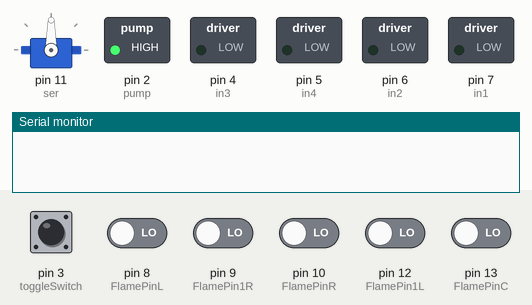
Simulated run of this sketch. Board: Arduino Uno, built with avr-gcc and run on an emulated ATmega328P. On the bench: servo, switched loads named in the sketch (green lamp = pin HIGH), the last lines printed to the serial monitor. The test bench sets the inputs (shaded band); at power-on: pin 3 (toggleSwitch), pin 8 (FlamePinL), pin 9 (FlamePin1R), pin 10 (FlamePinR), pin 12 (FlamePin1L), pin 13 (FlamePinC) LOW.

Above: at 1.2 s.
1.3 s: pin 3 (toggleSwitch) pulled HIGH for 0.15 s
At 3.1 s:
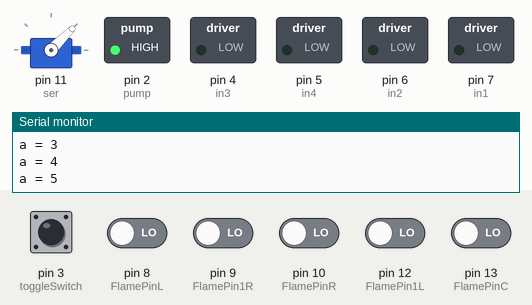
3.9 s: pin 8 (FlamePinL) driven HIGH
At 4.8 s:
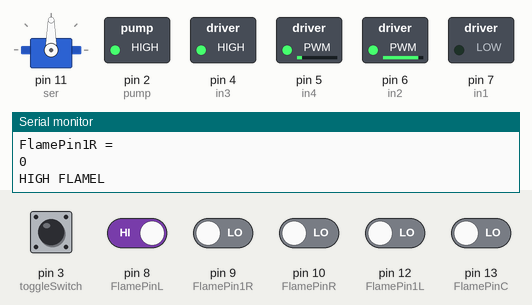
5.5 s: pin 13 (FlamePinC) driven HIGH
At 6.4 s:
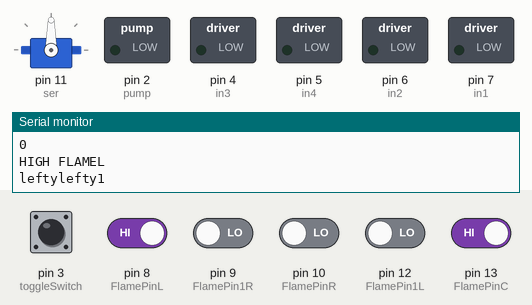
7.5 s: pin 13 (FlamePinC) driven LOW
At 8.8 s:
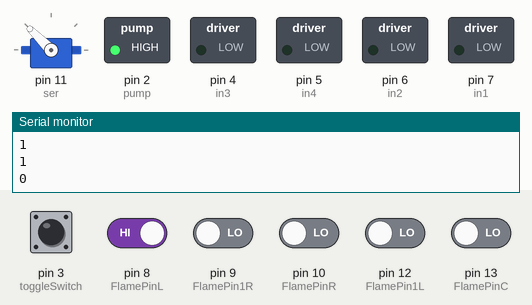
10.5 s: pin 3 (toggleSwitch) pulled HIGH for 1 s
At 11.3 s:
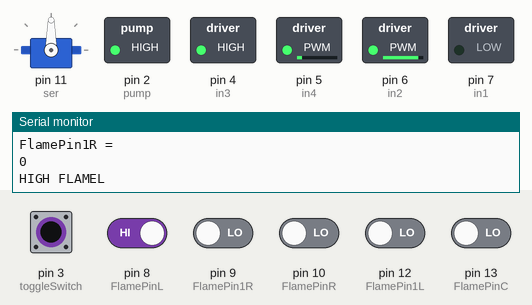
Timing chart, 0 to 13.5 s (numbered marks = the images above; inputs shaded):
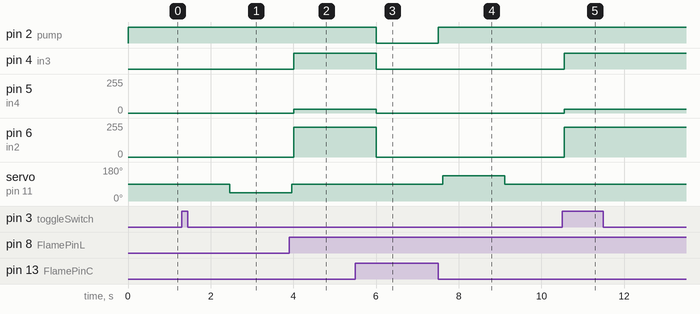

Measured:
- after the input at 1.3 s, servo on pin 11 (ser): 90° → 45° after 1.2 s
- after the input at 3.9 s, pin 4 (in3): LOW → HIGH after 0.11 s; pin 5 (in4): 0/255 → 30/255 after 0.11 s; pin 6 (in2): 0/255 → 225/255 after 0.11 s; servo on pin 11 (ser): 45° → 90° after 0.06 s
- after the input at 5.5 s, pin 2 (pump), pin 4 (in3): HIGH → LOW after 0.51 s; pin 5 (in4): 30/255 → 0/255 after 0.51 s; pin 6 (in2): 225/255 → 0/255 after 0.51 s
- after the input at 7.5 s, pin 2 (pump): LOW → HIGH at once; servo on pin 11 (ser): 90° → 135° after 0.11 s, → 90° 1.5 s later
- after the input at 10.5 s, pin 4 (in3): LOW → HIGH after 0.05 s; pin 5 (in4): 0/255 → 30/255 after 0.05 s; pin 6 (in2): 0/255 → 225/255 after 0.05 s

The sketch:

Fire_Fighting_Robot_FrankFrankenstein.ino
```cpp
#include <ezButton.h>
#include <Servo.h>
#include <NewPing.h>
ezButton toggleSwitch(3);
int pos = 0;
int pump=2;
int ser=11;
Servo servo_motor;
//flame initialize

int FlamePinL = 8;
int FlameL;
int FlamePin1L = 12;
int Flame1L;
int FlamePinC = 13;
int FlameC;
int FlamePin1R = 9;
int Flame1R;
int FlamePinR = 10;
int FlameR;

//ultrasonic initialize


int trigPinL = A5;
int echoPinL = A4;

int trigPin = A3;
int echoPin = A2;

int trigPinR = A1;
int echoPinR = A0;
int maximumcm = 500;

NewPing sonarL(trigPinL, echoPinL, maximumcm);
NewPing sonar(trigPin, echoPin, maximumcm);
NewPing sonarR(trigPinR, echoPinR, maximumcm);


//motor initialize
int in4 = 5;
int in3 = 4;
int in2 = 6;
int in1 = 7;
int cmC;
int cmR;
int cmL;
int a=0;

//setup code here
void setup()
{
 pinMode(pump, OUTPUT);
 digitalWrite(pump,LOW);
  pinMode(trigPinL, OUTPUT);
  pinMode(echoPinL, INPUT);

  pinMode(trigPin, OUTPUT);
  pinMode(echoPin, INPUT);

  pinMode(trigPinR, OUTPUT);
  pinMode(echoPinR, INPUT);

  pinMode(in1, OUTPUT);
  pinMode(in2, OUTPUT);
  pinMode(in3, OUTPUT);
  pinMode(in4, OUTPUT);


  pinMode(FlamePinL, INPUT);
  pinMode(FlamePin1L, INPUT);
  pinMode(FlamePinC, INPUT);
  pinMode(FlamePinR, INPUT);
  pinMode(FlamePin1R, INPUT);

  servo_motor.attach(ser);

  Serial.begin(9600);

}
int iC=0;
int iL=0;
int iR=0;
void loop()
{
  if(digitalRead(3)==HIGH)
  {
 // Hardreset();

   Serial.print("start");

      FlameL = digitalRead(FlamePinL);
      Flame1L = digitalRead(FlamePin1L);
      FlameC = digitalRead(FlamePinC);
      FlameR = digitalRead(FlamePinR);
      Flame1R = digitalRead(FlamePin1R);
    if((FlameC==1)||(FlameL==1)||(Flame1L==1)||(FlameR==1)||(Flame1R==1) )
    {     Serial.print("phase1");
      detectfire();
    }
    else
    {
      for(int i=0;i<=10;i++)
      { Serial.print("phase2");
        detectfire();
        Serial.print("phase3");
      //Move();
        //delay(10);
        Serial.print("i = ");Serial.println(i);
       // if(cmC==0){Serial.print("cmC = ");Serial.println(cmC);Serial.print("iC = ");iC++;Serial.println(iC);}
      //  if(cmL==0){Serial.print("cmL = ");Serial.println(cmL);Serial.print("iL = ");iL++;Serial.println(iL);}
     //   if(cmR==0){Serial.print("cmR = ");Serial.println(cmR);Serial.print("iR = ");iR++;Serial.println(iR);}
      }
      Stop();
     Serial.print("phase4");

       digitalWrite(pump,HIGH);
      servo();
      Serial.print("phase5");
    }
  }
  else if(digitalRead(3)==LOW)
  {
   reset();
  }
}


//functions

//Function to move servo
void servo()
{
      a=0;
      FlameL = digitalRead(FlamePinL);
      Flame1L = digitalRead(FlamePin1L);
      FlameC = digitalRead(FlamePinC);
      FlameR = digitalRead(FlamePinR);
      Flame1R = digitalRead(FlamePin1R);

      while(((FlameC== 0)&&(FlameL== 0)&&(Flame1L== 0)&&(FlameR== 0)&&(Flame1R==0))&&(a<80))
      {

        servo_motor.write(45);
        delay(100);
        Serial.print("a = ");Serial.println(a);
        a++;
        servo_motor.write(90);
        delay(0.0125);

        FlameL = digitalRead(FlamePinL);
        Flame1L = digitalRead(FlamePin1L);
        FlameC = digitalRead(FlamePinC);
        FlameR = digitalRead(FlamePinR);
        Flame1R = digitalRead(FlamePin1R);
      }
      if(a>=79)
      {
        servo_motor.write(135);
        delay(7800);
        a=0;
        Serial.println(a);
        servo_motor.write(90);
        delay(0.0125);
      }
      else
      {
        Stop();
       detectfire();
       digitalWrite(pump,HIGH);delay(1);
       servo_motor.write(90);
       delay(100);
       servo_motor.write(135);
       delay(a*100);
       servo_motor.write(90);
       delay(1);
       a=0;
      }
}

//Function to move robot
void Move()
{
  delay(50);
  cmC = readPing();Serial.print("cmC = ");Serial.println(cmC);
  delay(50);
  cmL = readPingL();Serial.print("cmL = ");Serial.println(cmL);
  delay(50);
  cmR = readPingR();Serial.print("cmR = ");Serial.println(cmR);
  while((cmC==0)||(cmL==0)||(cmR==0))
  {
    Stop();
    cmC = readPing();
    cmL = readPingL();
    cmR = readPingR();
    Serial.print("loop");
  }
  if ( cmC < 50 )
  {
    Stop();
    delay(500);
    Backward();
    delay(100);
    if(cmL>cmR)
    {
      Left();Serial.println("BackwardR");
      delay(100);
    }
    else
    {
      Right();Serial.println("BackwardL");
      delay(100);
    }
    Stop();
  }
  else if (cmR < 40 )
  {
    Stop();
    delay(100);
    Left();Serial.println("Left");
    delay(100);
    Stop();
  }
  else if (cmL <40)
  {
    Stop();
    delay(100);
    Right();Serial.println("Right");
    delay(100);
    Stop();
  }
  else
  {
    Forward();Serial.println("forward");
    delay(100);

  }
}

//Function to stop robot
void Stop()
{
  digitalWrite(in1, LOW);
  digitalWrite(in3, LOW);
  analogWrite(in2, 0);
  analogWrite(in4, 0);
  return;
}
//Function to move forward robot
void Forward()
{
  digitalWrite(in1,LOW);
  digitalWrite(in3,LOW);
  analogWrite(in2, 128);
  analogWrite(in4, 128);
  delay(100);
  return;
}
//Function to move backwards robot
void Backward()
{
  digitalWrite(in1,HIGH);
  digitalWrite(in3, HIGH);
  analogWrite(in2, 128);
  analogWrite(in4, 128);
  delay(500);
  return;
}


//Function to move Right robot
void Right()
{
  digitalWrite(in1, HIGH);
  digitalWrite(in3,LOW);
  analogWrite(in2, 30);//50
  analogWrite(in4, 225);//205
  delay(5000);
  return;
}
//Function to move Left robot
void Left()
{
  digitalWrite(in1, LOW);
  digitalWrite(in3,HIGH);
  analogWrite(in2, 225);//200
  analogWrite(in4, 30);//50
  delay(5000);
  return;
}
void RightFire()
{
  digitalWrite(in1, HIGH);
  digitalWrite(in3,LOW);
  analogWrite(in2, 30);//50
  analogWrite(in4, 225);//205
  delay(1000);
  return;
}
//Function to move Left robot
void LeftFire()
{
  digitalWrite(in1, LOW);
  digitalWrite(in3,HIGH);
  analogWrite(in2, 225);//200
  analogWrite(in4, 30);//50
  delay(1000);
  return;
}
//Function to reset robot
void reset()
{
  Stop();
   digitalWrite(pump,HIGH);
   delay(1);
  servo_motor.write(90);
  delay(1);
}
//
int readPing()
{
  int cm = sonar.ping_cm();
  delay(100);
  return cm;

}
//
int readPingL()
{
  int cm = sonarL.ping_cm();
  return cm;
}
//
int readPingR()
{
  int cm = sonarR.ping_cm();
  delay(100);
  return cm;
}
//
void detectfire()
{
    FlameL = digitalRead(FlamePinL);Serial.println("FlamePinL = ");Serial.println( FlameL );
    Flame1L = digitalRead(FlamePin1L);Serial.println("FlamePin1L = ");Serial.println( Flame1L );
    FlameC = digitalRead(FlamePinC); Serial.println("FlamePinC = ");Serial.println(FlameC);
    FlameR = digitalRead(FlamePinR);Serial.println("FlamePinR = ");Serial.println( FlameR );
    Flame1R = digitalRead(FlamePin1R);Serial.println("FlamePin1R = ");Serial.println( Flame1R );
  //delay(5000);
   if (FlameC== 1)
  {
    Serial.println("HIGH FLAMEC");
   Stop();
   while(FlameC==1)
   {
    FlameC = digitalRead(FlamePinC); Serial.println(FlameC);
 digitalWrite(pump,LOW);
 delay(500);

 FlameC = digitalRead(FlamePinC); Serial.println(FlameC);
    }digitalWrite(pump,HIGH);delay(1);
  }

  else if(FlameL== 1 )
  { Serial.println("HIGH FLAMEL");
  Stop();
    while(FlameC==0)
    {
      FlameL = digitalRead(FlamePinL);
      LeftFire();Serial.print("lefty");
      FlameC = digitalRead(FlamePinC);
       if(FlameC==1){Stop();}
    }
    while(FlameC==1)
   {
    FlameC = digitalRead(FlamePinC); Serial.println(FlameC);
  digitalWrite(pump,LOW);
  delay(500);

 FlameC = digitalRead(FlamePinC);
 Serial.println(FlameC);
    }digitalWrite(pump,HIGH);delay(1);
    }

   else if(Flame1L== 1 )
  { Serial.println("HIGH FLAME1L");
 Stop();
    while(FlameC==0)
    {
      Flame1L = digitalRead(FlamePin1L);
      LeftFire();Serial.print("lefty1");
      FlameC = digitalRead(FlamePinC);
       if(FlameC==1){Stop();}
    }
    while(FlameC==1)
   {
    FlameC = digitalRead(FlamePinC); Serial.println(FlameC);
  digitalWrite(pump,LOW);
 delay(500);

 FlameC = digitalRead(FlamePinC);
 Serial.println(FlameC);
    }digitalWrite(pump,HIGH);delay(1);
  }

   else if(FlameR== 1 )
  { Serial.println("HIGH FLAMER");
   Stop();
    while(FlameC==0)
    {
      FlameR = digitalRead(FlamePinR);
      RightFire();Serial.print("Righty");
      FlameC = digitalRead(FlamePinC);
      if(FlameC==1){Stop();}
    }
    while(FlameC==1)
   {
    FlameC = digitalRead(FlamePinC); Serial.println(FlameC);
 digitalWrite(pump,LOW);
 delay(500);

 FlameC = digitalRead(FlamePinC);
 Serial.println(FlameC);
    }digitalWrite(pump,HIGH);delay(1);
  }

  else if(Flame1R== 1 )
  { Serial.println("HIGH FLAME1R");
   Stop();
    while(FlameC==0)
    {
      Flame1R = digitalRead(FlamePin1R);
      RightFire();Serial.print("Righty1");
      FlameC = digitalRead(FlamePinC);
       if(FlameC==1){Stop();}
    }
    while(FlameC==1)
   {
    FlameC = digitalRead(FlamePinC); Serial.println(FlameC);
  digitalWrite(pump,LOW);
 delay(500);

 FlameC = digitalRead(FlamePinC);
  Serial.println(FlameC);
    }digitalWrite(pump,HIGH);delay(1);
  }
      FlameL = digitalRead(FlamePinL);
      Flame1L = digitalRead(FlamePin1L);
      FlameC = digitalRead(FlamePinC);
      FlameR = digitalRead(FlamePinR);
      Flame1R = digitalRead(FlamePin1R);
      digitalWrite(pump,HIGH);delay(1);
}

void Hardreset()
{

  servo_motor.write(45);
  delay(2000);
  servo_motor.write(90);
  delay(1000);
}
```
